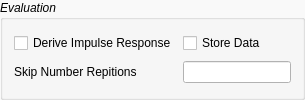
                    <widget class="QGroupBox" name="groupBox_8">
                     <property name="palette">
                      <palette>
                       <active>
                        <colorrole role="Base">
                         <brush brushstyle="SolidPattern">
                          <color alpha="255">
                           <red>255</red>
                           <green>255</green>
                           <blue>255</blue>
                          </color>
                         </brush>
                        </colorrole>
                        <colorrole role="Window">
                         <brush brushstyle="SolidPattern">
                          <color alpha="255">
                           <red>249</red>
                           <green>249</green>
                           <blue>249</blue>
                          </color>
                         </brush>
                        </colorrole>
                       </active>
                       <inactive>
                        <colorrole role="Base">
                         <brush brushstyle="SolidPattern">
                          <color alpha="255">
                           <red>255</red>
                           <green>255</green>
                           <blue>255</blue>
                          </color>
                         </brush>
                        </colorrole>
                        <colorrole role="Window">
                         <brush brushstyle="SolidPattern">
                          <color alpha="255">
                           <red>249</red>
                           <green>249</green>
                           <blue>249</blue>
                          </color>
                         </brush>
                        </colorrole>
                       </inactive>
                       <disabled>
                        <colorrole role="Base">
                         <brush brushstyle="SolidPattern">
                          <color alpha="255">
                           <red>249</red>
                           <green>249</green>
                           <blue>249</blue>
                          </color>
                         </brush>
                        </colorrole>
                        <colorrole role="Window">
                         <brush brushstyle="SolidPattern">
                          <color alpha="255">
                           <red>249</red>
                           <green>249</green>
                           <blue>249</blue>
                          </color>
                         </brush>
                        </colorrole>
                       </disabled>
                      </palette>
                     </property>
                     <property name="font">
                      <font>
                       <weight>50</weight>
                       <italic>true</italic>
                       <bold>false</bold>
                      </font>
                     </property>
                     <property name="autoFillBackground">
                      <bool>true</bool>
                     </property>
                     <property name="title">
                      <string>Evaluation</string>
                     </property>
                     <layout class="QGridLayout" name="gridLayout_15">
                      <item row="2" column="0">
                       <widget class="QLabel" name="label_42">
                        <property name="font">
                         <font>
                          <weight>50</weight>
                          <italic>false</italic>
                          <bold>false</bold>
                         </font>
                        </property>
                        <property name="text">
                         <string>Skip Number Repitions</string>
                        </property>
                       </widget>
                      </item>
                      <item row="2" column="1">
                       <widget class="QLineEdit" name="lineEdit_14">
                        <property name="font">
                         <font>
                          <weight>50</weight>
                          <italic>false</italic>
                          <bold>false</bold>
                         </font>
                        </property>
                        <property name="accessibleDescription">
                         <string>measure:/skip_periods:NUMDIGITS=0</string>
                        </property>
                       </widget>
                      </item>
                      <item row="0" column="0">
                       <widget class="QCheckBox" name="checkBox_4">
                        <property name="font">
                         <font>
                          <weight>50</weight>
                          <italic>false</italic>
                          <bold>false</bold>
                         </font>
                        </property>
                        <property name="accessibleDescription">
                         <string>measure:/evaluate_ir</string>
                        </property>
                        <property name="text">
                         <string>Derive Impulse Response</string>
                        </property>
                       </widget>
                      </item>
                      <item row="0" column="1">
                       <widget class="QCheckBox" name="checkBox_5">
                        <property name="font">
                         <font>
                          <weight>50</weight>
                          <italic>false</italic>
                          <bold>false</bold>
                         </font>
                        </property>
                        <property name="accessibleDescription">
                         <string>measure:/store_data</string>
                        </property>
                        <property name="text">
                         <string>Store Data</string>
                        </property>
                       </widget>
                      </item>
                     </layout>
                    </widget>
